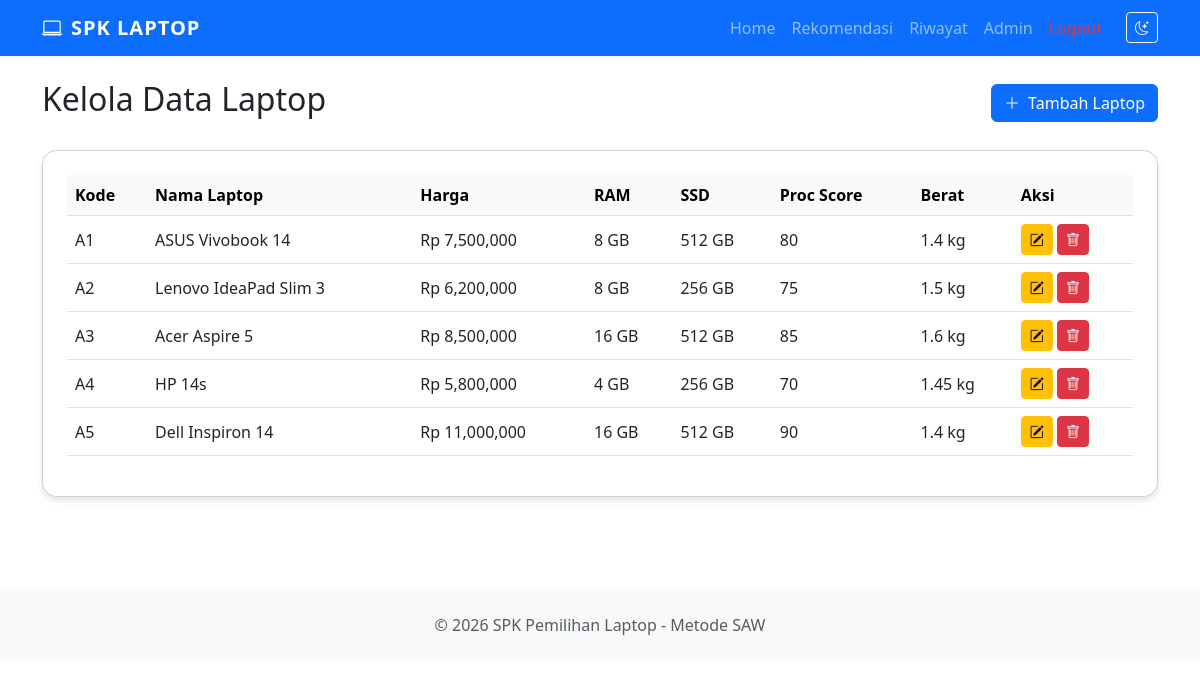
The page /admin/laptop (signed in) on the database its author committed.
### models.py (models this page shows, shortened)
class Laptop(db.Model):
    __tablename__ = 'laptop'
    id = db.Column(db.Integer, primary_key=True)
    kode = db.Column(db.String(10), unique=True, nullable=False)
    nama_laptop = db.Column(db.String(100), nullable=False)
    harga = db.Column(db.Float, nullable=False)
    ram = db.Column(db.Integer, nullable=False)
    ssd = db.Column(db.Integer, nullable=False)
    processor_score = db.Column(db.Integer, nullable=False)
    berat = db.Column(db.Float, nullable=False)

### routes/admin.py (the view)
@admin_bp.route('/laptop')
def laptop_index():
    laptops = Laptop.query.all()
    return render_template('admin/laptop_index.html', laptops=laptops)

### routes/admin.py (called while the page is built)
@admin_bp.before_request
def check_admin():
    if session.get('role') != 'admin':
        flash('Anda tidak memiliki akses ke halaman admin', 'danger')
        return redirect(url_for('auth.login'))

### templates/admin/laptop_index.html
{% extends 'base.html' %}
{% block content %}
<div class="container">
    <div class="d-flex justify-content-between align-items-center mb-4">
        <h2>Kelola Data Laptop</h2>
        <a href="{{ url_for('admin.laptop_add') }}" class="btn btn-primary">
            <i class="bi bi-plus-lg me-1"></i> Tambah Laptop
        </a>
    </div>
    <div class="card p-4">
        <div class="table-responsive">
            <table class="table table-hover align-middle">
                <thead class="table-light">
                    <tr>
                        <th>Kode</th>
                        <th>Nama Laptop</th>
                        <th>Harga</th>
                        <th>RAM</th>
                        <th>SSD</th>
                        <th>Proc Score</th>
                        <th>Berat</th>
                        <th>Aksi</th>
                    </tr>
                </thead>
                <tbody>
                    {% for l in laptops %}
                    <tr>
                        <td>{{ l.kode }}</td>
                        <td>{{ l.nama_laptop }}</td>
                        <td>Rp {{ "{:,.0f}".format(l.harga) }}</td>
                        <td>{{ l.ram }} GB</td>
                        <td>{{ l.ssd }} GB</td>
                        <td>{{ l.processor_score }}</td>
                        <td>{{ l.berat }} kg</td>
                        <td>
                            <a href="{{ url_for('admin.laptop_edit', id=l.id) }}" class="btn btn-sm btn-warning">
                                <i class="bi bi-pencil-square"></i>
                            </a>
                            <a href="{{ url_for('admin.laptop_delete', id=l.id) }}" class="btn btn-sm btn-danger" onclick="return confirm('Hapus data ini?')">
                                <i class="bi bi-trash"></i>
                            </a>
                        </td>
                    </tr>
                    {% endfor %}
                </tbody>
            </table>
        </div>
    </div>
</div>
{% endblock %}

### templates/base.html (shortened to what this page needs)
<!DOCTYPE html>
<html lang="id">
<head>
    <link href="https://cdn.jsdelivr.net/npm/bootstrap@5.3.0/dist/css/bootstrap.min.css" rel="stylesheet">
    <link rel="stylesheet" href="https://cdn.jsdelivr.net/npm/bootstrap-icons@1.11.0/font/bootstrap-icons.css">
</head>
<body>
    <nav class="navbar navbar-expand-lg navbar-dark bg-primary sticky-top">
        <div class="container">
            <a class="navbar-brand" href="{{ url_for('main.index') }}">
                <i class="bi bi-laptop me-2"></i>SPK LAPTOP
            </a>
            <div class="collapse navbar-collapse" id="navbarNav">
                <ul class="navbar-nav ms-auto">
                    {% if session.get('user_id') %}
                    <li class="nav-item">
                        <a class="nav-link" href="{{ url_for('main.index') }}">Home</a>
                    </li>
                    <li class="nav-item">
                        <a class="nav-link" href="{{ url_for('main.rekomendasi') }}">Rekomendasi</a>
                    </li>
                    <li class="nav-item">
                        <a class="nav-link" href="{{ url_for('main.riwayat') }}">Riwayat</a>
                    </li>
                    {% if session.get('role') == 'admin' %}
                    <li class="nav-item">
                        <a class="nav-link" href="{{ url_for('admin.dashboard') }}">Admin</a>
                    </li>
                    {% endif %}
                    <li class="nav-item">
                        <a class="nav-link text-danger" href="{{ url_for('auth.logout') }}">Logout</a>
                    </li>
                    {% endif %}
                    <li class="nav-item ms-lg-3">
                        <button class="btn btn-outline-light btn-sm mt-1" id="darkModeToggle">
                            <i class="bi bi-moon-stars"></i>
                        </button>
                    </li>
                </ul>
            </div>
        </div>
    </nav>
    <main class="py-4">
        {% block content %}{% endblock %}
    </main>
    <footer class="bg-light py-4 mt-5">
        <div class="container text-center">
            <p class="text-muted mb-0">&copy; 2026 SPK Pemilihan Laptop - Metode SAW</p>
        </div>
    </footer>
</body>
</html>

### templates/base.html (style rules this page uses)
:root { --primary-color: #0d6efd; --secondary-color: #6c757d; }
body { font-family: 'Segoe UI', Tahoma, Geneva, Verdana, sans-serif; transition: background-color 0.3s, color 0.3s; }
.navbar-brand { font-weight: bold; letter-spacing: 1px; }
.card { border-radius: 15px; box-shadow: 0 4px 6px rgba(0,0,0,0.1); margin-bottom: 20px; }

### rows shown on the page
Laptop: kode "A1", nama_laptop "ASUS Vivobook 14", harga "7,500,000", ram "8", ssd "512", processor_score "80", berat "1.4"
Laptop: kode "A2", nama_laptop "Lenovo IdeaPad Slim 3", harga "6,200,000", ram "8", ssd "256", processor_score "75", berat "1.5"
Laptop: kode "A3", nama_laptop "Acer Aspire 5", harga "8,500,000", ram "16", ssd "512", processor_score "85", berat "1.6"
Laptop: kode "A4", nama_laptop "HP 14s", harga "5,800,000", ram "4", ssd "256", processor_score "70", berat "1.45"
Laptop: kode "A5", nama_laptop "Dell Inspiron 14", harga "11,000,000", ram "16", ssd "512", processor_score "90", berat "1.4"
